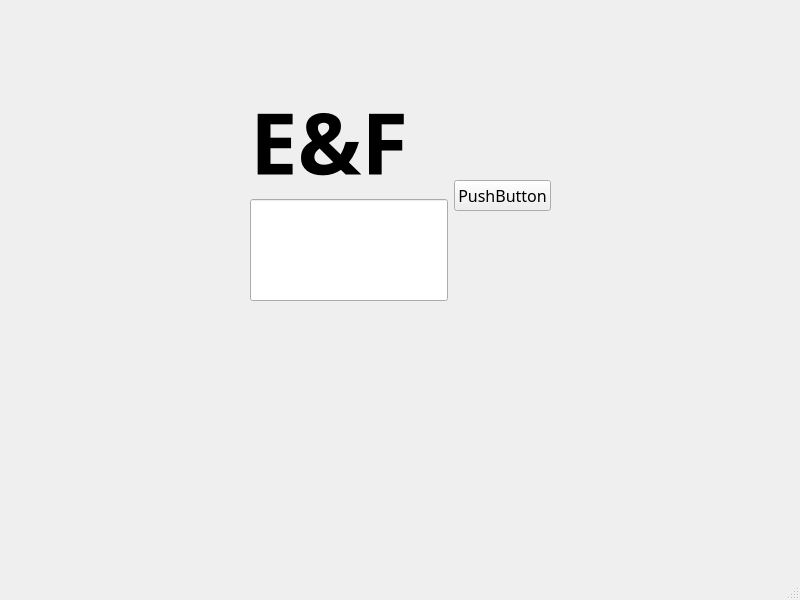
<?xml version="1.0" encoding="UTF-8"?>
<ui version="4.0">
 <class>MainWindow</class>
 <widget class="QMainWindow" name="MainWindow">
  <property name="geometry">
   <rect>
    <x>0</x>
    <y>0</y>
    <width>800</width>
    <height>600</height>
   </rect>
  </property>
  <property name="sizePolicy">
   <sizepolicy hsizetype="Preferred" vsizetype="Preferred">
    <horstretch>9</horstretch>
    <verstretch>0</verstretch>
   </sizepolicy>
  </property>
  <property name="font">
   <font>
    <family>Sinhala Sangam MN</family>
    <pointsize>64</pointsize>
    <weight>75</weight>
    <bold>true</bold>
   </font>
  </property>
  <property name="windowTitle">
   <string>Search</string>
  </property>
  <widget class="QWidget" name="centralwidget">
   <widget class="QWidget" name="horizontalLayoutWidget">
    <property name="geometry">
     <rect>
      <x>250</x>
      <y>90</y>
      <width>301</width>
      <height>211</height>
     </rect>
    </property>
    <layout class="QHBoxLayout" name="horizontalLayout">
     <item>
      <layout class="QVBoxLayout" name="verticalLayout">
       <item>
        <widget class="QLabel" name="label">
         <property name="sizePolicy">
          <sizepolicy hsizetype="Preferred" vsizetype="Preferred">
           <horstretch>100</horstretch>
           <verstretch>0</verstretch>
          </sizepolicy>
         </property>
         <property name="font">
          <font>
           <family>Rockwell</family>
           <pointsize>64</pointsize>
           <weight>75</weight>
           <bold>true</bold>
          </font>
         </property>
         <property name="text">
          <string>E&amp;F</string>
         </property>
        </widget>
       </item>
       <item>
        <widget class="QLineEdit" name="lineEdit">
         <property name="sizeIncrement">
          <size>
           <width>0</width>
           <height>0</height>
          </size>
         </property>
        </widget>
       </item>
      </layout>
     </item>
     <item>
      <widget class="QPushButton" name="pushButton">
       <property name="font">
        <font>
         <family>Rockwell</family>
         <pointsize>12</pointsize>
         <weight>50</weight>
         <bold>false</bold>
        </font>
       </property>
       <property name="text">
        <string>PushButton</string>
       </property>
      </widget>
     </item>
    </layout>
   </widget>
  </widget>
  <widget class="QMenuBar" name="menubar">
   <property name="geometry">
    <rect>
     <x>0</x>
     <y>0</y>
     <width>800</width>
     <height>22</height>
    </rect>
   </property>
  </widget>
  <widget class="QStatusBar" name="statusbar"/>
 </widget>
 <resources/>
 <connections/>
 <slots>
  <slot>searchTicker()</slot>
 </slots>
</ui>
